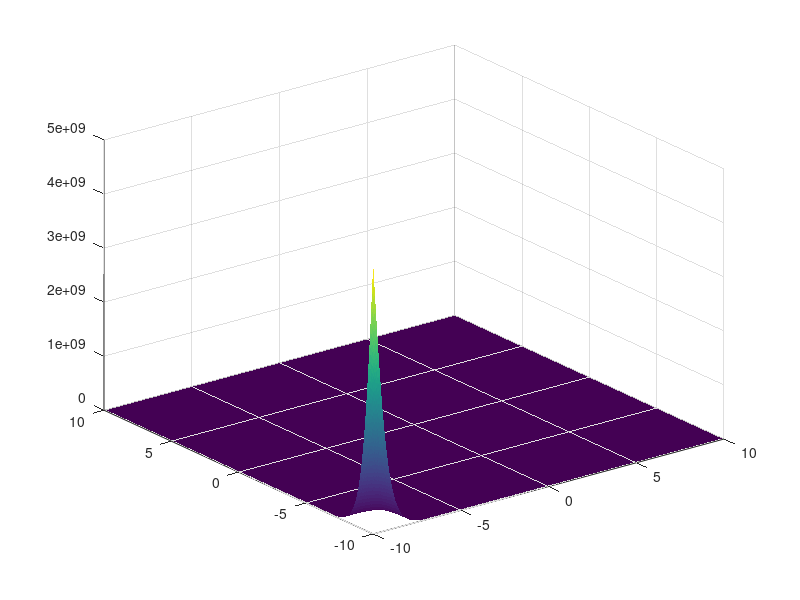
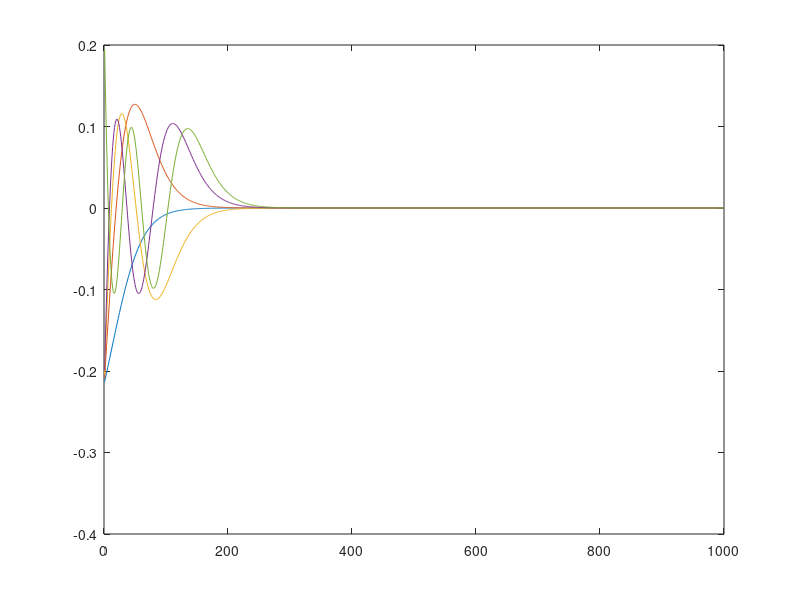
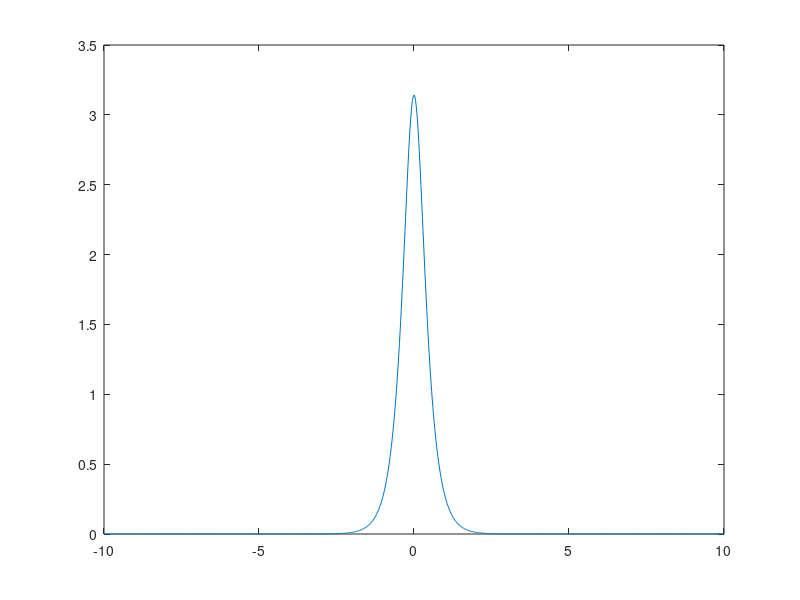

MATLAB code to generate these figures, in order:
clc
close all
clear all

%%
N = 1000;

f = @(x) exp(-1*x) + 1./(1+10*x).^2;
xgrid = 10.^linspace(-10, 10, N);
% xgrid = linspace(0.00001, 10, N);

plot(log10(xgrid), f(xgrid))
ylim([0, 3])

%%
G = @(x, y) 1./(x+y);

A = zeros(N, N);
for i = 1:N
    for j = 1:N
        A(i, j) = G(xgrid(i), xgrid(j));
    end
end


%%
[XX, YY] = meshgrid(log10(xgrid), log10(xgrid));
surf(XX, YY, A)
shading flat

%%
[U, S, V] = svd(A);

%%
figure;plot(U(:, 1:5))
figure;plot(log10(diag(S)))



%%
sgrid = linspace(-10, 10, 1000);
plot(sgrid, pi./cosh(pi*sgrid))